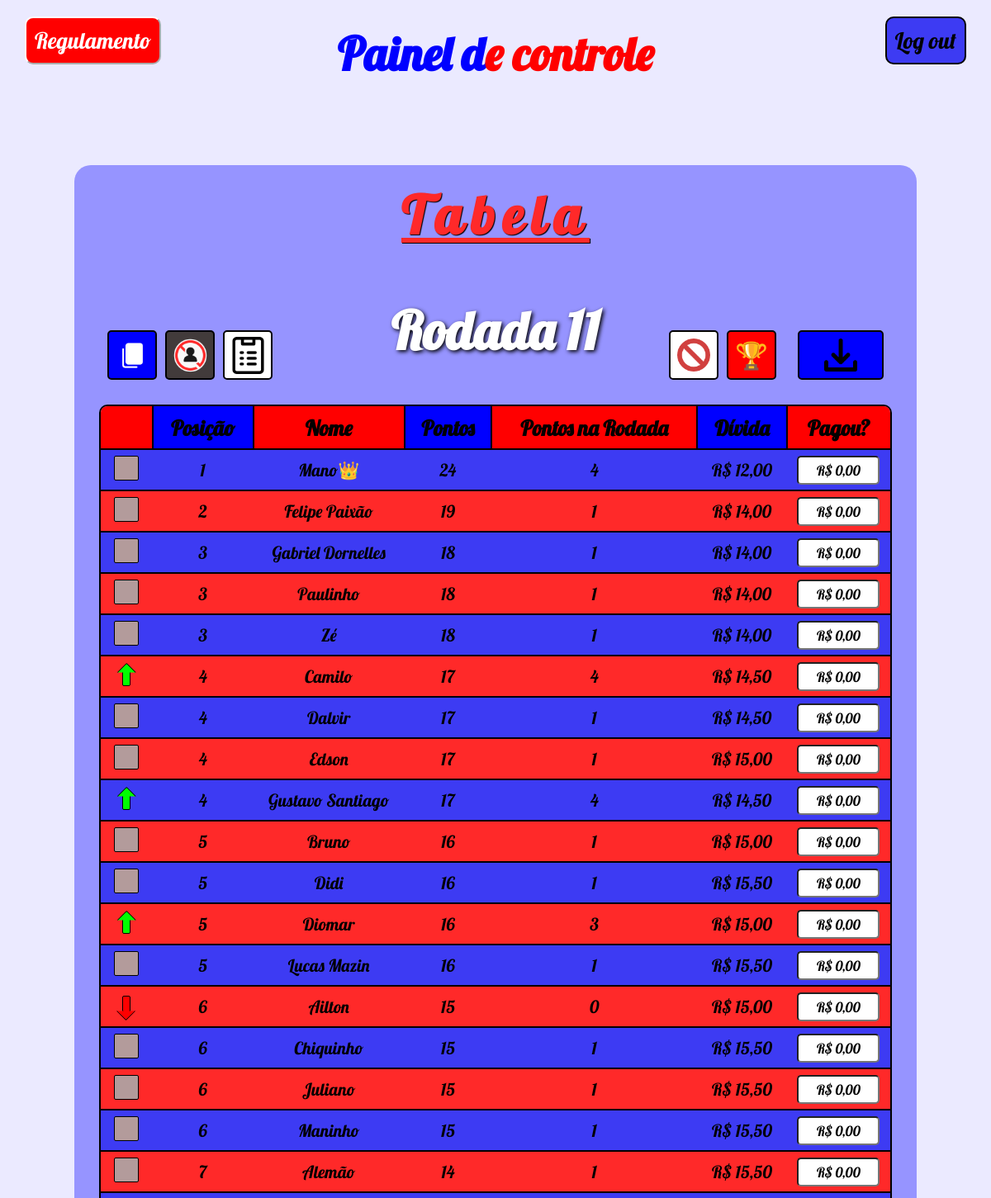
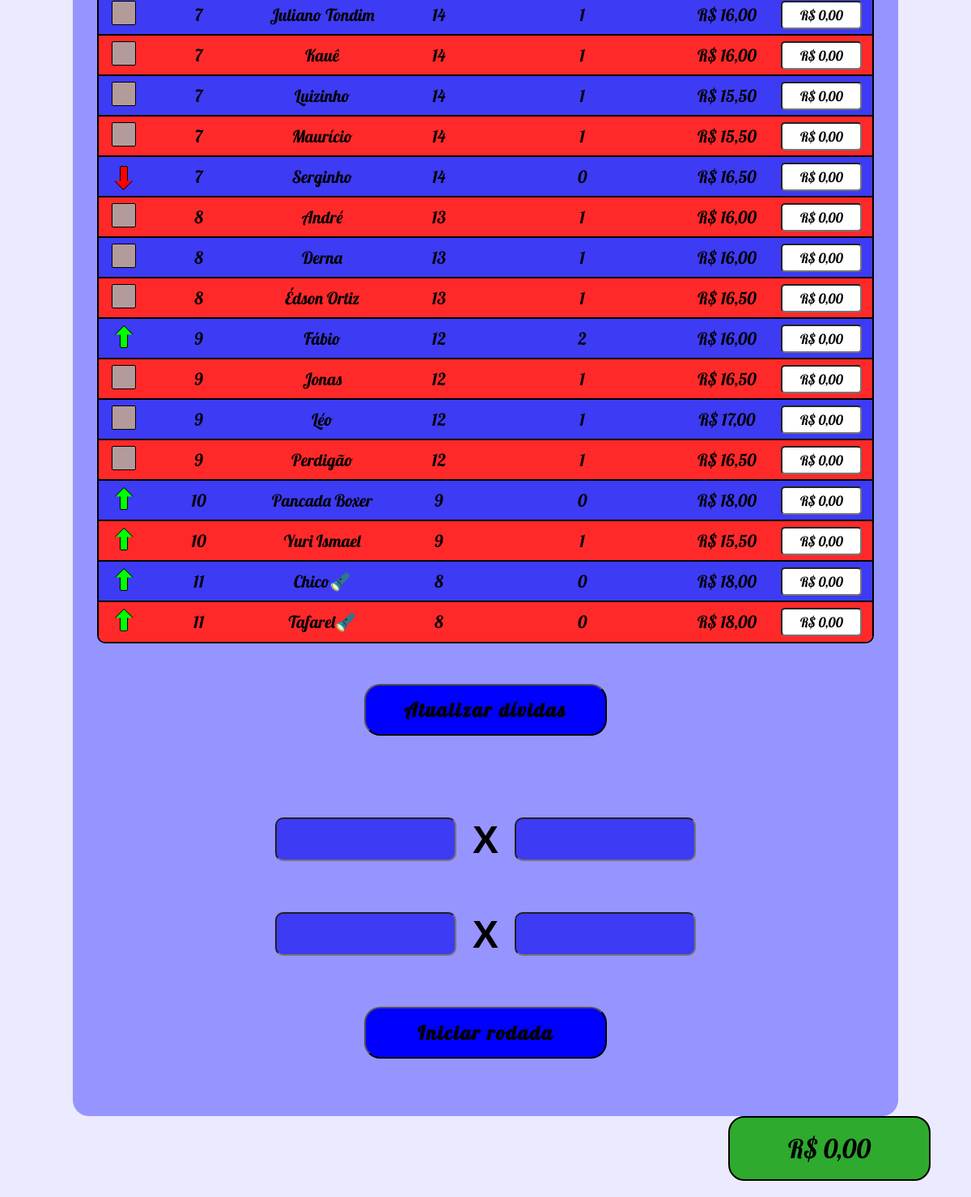
Page /src/view/adm.php (signed in) on the committed database (2 pictures, top to bottom).
### tables this page shows
CREATE TABLE `jogadores` (
  `id_jogadores` int(11) NOT NULL AUTO_INCREMENT,
  `nome` varchar(20) DEFAULT NULL,
  `senha` varchar(200) DEFAULT NULL,
  `foto_perfil` blob DEFAULT NULL,
  `pontos` int(11) DEFAULT 0,
  `colocacao_atual` int(11) DEFAULT 1,
  `pontos_na_rodada` int(11) DEFAULT NULL,
  `reposicionamento` char(1) DEFAULT NULL,
  `adm` tinyint(4) DEFAULT 0,
  `colocacao_anterior` int(11) DEFAULT NULL,
  `titulo_de_posicao` varchar(20) DEFAULT NULL,
  `divida` float DEFAULT 0,
  `cem_porcento` float DEFAULT NULL,
  `status` tinyint(4) DEFAULT 1,
  PRIMARY KEY (`id_jogadores`)
);

### src/model/jogador.php (called while the page is built, shortened)
<?php
class Jogador
{
    function getAllUsers()
    {
        $db = new Database();
        return $db->select(
            "SELECT * FROM jogadores ORDER BY pontos DESC, nome ASC"
        );
    }
}

### src/model/database.php (called while the page is built, shortened)
<?php
class Database {
   private $connection;
   private function connect()
   {
       $this->connection = new PDO(
           'mysql:'.
           'host='.MYSQL_SERVER.';'.
           'port='.MYSQL_PORT.';'.
           'dbname='.MYSQL_DATABASE.';'.
           'charset='.MYSQL_CHARSET,
           MYSQL_USER,
           MYSQL_PASS,
           array(PDO::ATTR_PERSISTENT => true)
       );
       $this->connection->setAttribute(PDO::ATTR_ERRMODE, PDO::ERRMODE_WARNING);
   }
   private function disconnect()
   {
       $this->connection = null;
   }
   public function select($sql, $parameters = null)
   {
        $result = null;
        try {
            if(!empty($parameters)){
                $myExecute = $this->connection->prepare($sql);
                $myExecute->execute($parameters);
                $result = $myExecute->fetchAll(PDO::FETCH_CLASS);
            } else {
                $myExecute = $this->connection->prepare($sql);
                $myExecute->execute();
                $result = $myExecute->fetchAll(PDO::FETCH_CLASS);
            }
        } catch (Exception $error) {
            var_dump($error);
            return false;
        }
        return $result;
   }
}

### src/model/pagamento.php (called while the page is built, shortened)
<?php
require "jogador.php";
class Pagamento{
    public function calculaValorTotal(){
        $db = new Database();
        return $db->select(
            "SELECT SUM(valor) FROM pagamentos"
        );
    }
}

### src/view/adm.php (the view, shortened to what this page needs)
<?php
require "../model/pagamento.php";
$pagamento = new Pagamento();
$jogador = new Jogador();
$db = new Database();
$list = $jogador->getAllUsers();
$listPalpites = $jogador->getAllPlayers();
$numeroRodada = $db->select("SELECT MAX(id_rodada) FROM jogos_da_rodada");
$times = [];
$palpitesC = [];
$palpitesF = [];
?>
<!DOCTYPE html>
<html lang="pt-br">
<head>
    <link rel="stylesheet" href="../../assets/css/style.css">
</head>
<body class="page">
    <button class="btn_inter_gremio" onclick="abrirRegulamento()">Regulamento</button>
    <a href="../controller/session_destroy.php" id="logout">Log out</a>
    <h1> <span style="color: blue;">Painel d</span><span style="color: red;">e controle</span></h1>
    <form action="../controller/dividaController.php" method="post" id="tabela_form" class="forms">
        <h1 class="titulo_forms">Tabela</h1>
        <table id="tabela" class="tabela">
            <?php if (isset($numeroRodada[0]->{"MAX(id_rodada)"})) { ?>
                <h2 class="subtitulo_rodada">Rodada <?= $numeroRodada[0]->{"MAX(id_rodada)"} ?></h2>
                <button type="button" class="btn_premios btn_actions" onclick="mostrarPremios()" title="Mostrar premiações">🏆</button>
                <button type="button" class="btn_banir btn_actions" id="btn_habilitar_banimentos" onclick="mostrarOpcaoBanir()" title="Remover Jogador"><img src="../../assets/img/icones/block.png" height="40px" alt=""></button>
                <a href="../../mysql/backup_db_<?= $numeroRodada[0]->{"MAX(id_rodada)"} ?>.sql" class="btn_actions btn btn_backup" title="Baixar banco de dados"><img src="../../assets/img/icones/download.png" height="40px" alt=""></a>
                <button type="button" onclick="abrirListaDosQueNaoPostaram()" class="btn_actions btn_nao_postaram"><img src="../../assets/img/icones/lista-nao-postaram.png" width="45px" title="Jogadores que não postaram"></button>
                <button type="button" onclick="copiarTexto()" class="btn_actions btn_copiar"><img src="../../assets/img/icones/copiar.png" width="45px" title="Copiar tabela para texto"></button>
                <button type="button" onclick="abrirListaNegra()" class="btn_actions btn_lista_negra"><img src="../../assets/img/icones/lista-negra.png" width="45px" title="Mostrar jogadores removidos"></button>
            <?php } ?>
            <thead>
                <tr id="cabeca_tabela">
                    <th class="titulo_tabela"></th>
                    <th class="titulo_tabela">Posição</th>
                    <th class="titulo_tabela">Nome</th>
                    <th class="titulo_tabela">Pontos</th>
                    <th class="titulo_tabela" id="th_pontos_na_rodada">Pontos na Rodada</th>
                    <th class="titulo_tabela" id="th_divida">Dívida</th>
                    <th class="titulo_tabela">Pagou?</th>
                </tr>
            </thead>
            <tbody id="corpo_tabela">
                <?php foreach ($list as $u) {
                    if ($u->status == 1) { ?>
                        <tr class="linha_tabela">
                            <td class="item_tabela">
                                <div class="<?= $u->reposicionamento ?>"></div>
                            </td>
                            <td class="item_tabela"><?= $u->colocacao_atual ?></td>
                            <td class="item_tabela"><?= $u->nome ?><?= $u->titulo_de_posicao == "Líder" ? "👑" : "", $u->titulo_de_posicao == "Lanterna" ? "🔦" : "" ?><?= $u->cem_porcento == "1" ? "💯" : "" ?></td>
                            <td class="item_tabela"><?= $u->pontos ?></td>
                            <td class="item_tabela"><?= $u->pontos_na_rodada ?></td>
                            <td class="item_tabela">R$ <?= number_format($u->divida, 2, ",") ?></td>
                            <td class="item_tabela">
                                <input type="text" name="pagou[]" class="campo_valor_pago" value="R$ 0,00" <?= $u->divida == 0 ? "disabled" : "" ?> oninput="formatarMoeda(this)">
                            </td>
                        </tr>
                <?php }
                } ?>
            </tbody>
        </table>
        <input type="submit" value="Atualizar dívidas" class="btn">
    </form>
    <?php if (count($times) > 0) { ?>
        <form action="../controller/palpitarController.php" method="post" id="palpites_form" class="forms">
            <h1 class="titulo_forms">Palpites</h1>
            <table class="tabela" id="tabela_palpites">
                <thead class="cabecalho_tabela">
                    <th class="titulo_tabela">Nome</th>
                    <th class="titulo_tabela">Jogo 1</th>
                    <?php if (count($times) > 2) { ?>
                        <th class="titulo_tabela">Jogo 2</th>
                    <?php } ?>
                </thead>
                <tbody class="corpo_tabela">
                    <?php foreach ($listPalpites as $u) {
                        if ($u->status == 1) { ?>
                            <tr class="linha_tabela">
                                <td class="item_tabela"><?= $u->nome ?></td>
                                <td class="item_tabela">
                                    <input type="number" id="placarC<?= $u->id_jogadores ?>" class="campo_palpite" name="placarC<?= $u->id_jogadores ?>" placeholder="<?= count($times) > 0 ? $times[0] : "" ?>" <?= isset($palpitesC[$u->id_jogadores][0]) ? "disabled value='{$palpitesC[$u->id_jogadores][0]}'" : "" ?>>
                                    <span class="x">x</span>
                                    <input type="number" id="placarF<?= $u->id_jogadores ?>" class="campo_palpite" name="placarF<?= $u->id_jogadores ?>" placeholder="<?= count($times) > 1 ? $times[1] : "" ?>" <?= isset($palpitesC[$u->id_jogadores][1]) ? "disabled value='{$palpitesC[$u->id_jogadores][1]}'" : "" ?>>
                                </td>
                                <?php if (count($times) > 2) { ?>
                                    <td class="item_tabela">
                                        <input type="number" id="placarC<?= $u->id_jogadores ?>" class="campo_palpite" name="placar2C<?= $u->id_jogadores ?>" placeholder="<?= count($times) > 2 ? $times[2] : "" ?>" <?= isset($palpitesF[$u->id_jogadores][0]) ? "disabled value='{$palpitesF[$u->id_jogadores][0]}'" : "" ?>>
                                        <span class="x">x</span>
                                        <input type="number" id="placarF<?= $u->id_jogadores ?>" class="campo_palpite" name="placar2F<?= $u->id_jogadores ?>" placeholder="<?= count($times) > 3 ? $times[3] : "" ?>" <?= isset($palpitesF[$u->id_jogadores][1]) ? "disabled value='{$palpitesF[$u->id_jogadores][1]}'" : "" ?>>
                                    </td>
                                <?php } ?>
                            </tr>
                    <?php }
                    } ?>
                </tbody>
            </table>
            <input type="submit" value="Palpitar" class="btn">
        </form>
        <form action="../controller/finishRodadas.php" method="post" id="resultados_form" class="forms" onsubmit="this.querySelector('input[type=submit]').disabled = true;">
            <h1 class=" titulo_forms">Resultados <br>dos jogos</h1>
            <div id="container_finalizar_rodadas">
                <div class="finalizar_rodadas_campos">
                    <input type="number" class="campo_palpite big_font" name="respostaC" id="respostaC" placeholder="<?= count($times) > 0 ? $times[0] : "" ?>" <?= count($times) > 0 ? "" : "disabled" ?>>
                    <span class="x">x</span>
                    <input type="number" class="campo_palpite big_font" name="respostaF" id="respostaF" placeholder="<?= count($times) > 1 ? $times[1] : "" ?>" <?= count($times) > 1 ? "" : "disabled" ?>>
                </div>
                <?php if (count($times) > 2) { ?>
                    <div class="finalizar_rodadas_campos">
                        <input type="number" class="campo_palpite big_font" name="respostaC2" id="respostaC2" placeholder="<?= count($times) > 2 ? $times[2] : "" ?>" <?= count($times) > 2 ? "" : "disabled" ?>>
                        <span class="x">x</span>
                        <input type="number" class="campo_palpite big_font" name="respostaF2" id="respostaF2" placeholder="<?= count($times) > 3 ? $times[3] : "" ?>" <?= count($times) > 3 ? "" : "disabled" ?>>
                    </div>
                <?php } ?>
            </div>
            <input type="submit" value="Finalizar rodada" class="btn">
        </form>
    <?php } else { ?>
        <form action="../controller/iniciar_rodada_controller.php" method="post" id="iniciar_rodada_form">
            <div class="iniciar_rodada_linha">
                <div class="iniciar_rodada_item">
                    <input type="text" class="iniciar_rodada_campo" id="timeDaCasa" name="timeDaCasa" value="<?= count($times) > 0 ? "$times[0]" : "" ?>" <?= count($times) > 1 ? "disabled" : "" ?> required>
                </div>
                <span class="x">X</span>
                <div class="iniciar_rodada_item">
                    <input type="text" class="iniciar_rodada_campo" id="timeDeFora" name="timeDeFora" value="<?= count($times) > 1 ? "$times[1]" : "" ?>" <?= count($times) > 1 ? "disabled" : "" ?> required>
                </div>
            </div>
            <div class="iniciar_rodada_linha">
                <div class="iniciar_rodada_item">
                    <input type="text" class="iniciar_rodada_campo" id="timeDaCasa2" name="timeDaCasa2" value="<?= count($times) > 0 ? isset($times[2]) ? $times[2] : "" : "" ?>" <?= count($times) > 0 ? "disabled" : "" ?>>
                </div>
                <span class="x">X</span>
                <div class="iniciar_rodada_item">
                    <input type="text" class="iniciar_rodada_campo" id="timeDeFora2" name="timeDeFora2" value="<?= count($times) > 0 ? isset($times[3]) ? $times[3] : "" : "" ?>" <?= count($times) > 0 ? "disabled" : "" ?>>
                </div>
            </div>
            <input type="submit" value="Iniciar rodada" <?= count($times) > 0 ? "disabled" : "" ?> class="btn">
        </form>
    <?php } ?>
    <div class="valor_total" id="valor_total">R$ <?= number_format($pagamento->calculaValorTotal()[0]->{"SUM(valor)"}, 2, ",") ?></div>
</body>
</html>

### rows in the picture
jogadores: colocacao_atual "1", nome "Mano", pontos "24", pontos_na_rodada "4", divida "12,00", divida "R$ 0,00"
jogadores: colocacao_atual "2", nome "Felipe Paixão", pontos "19", pontos_na_rodada "1", divida "14,00", divida "R$ 0,00"
jogadores: colocacao_atual "3", nome "Gabriel Dornelles", pontos "18", pontos_na_rodada "1", divida "14,00", divida "R$ 0,00"
jogadores: colocacao_atual "3", nome "Paulinho", pontos "18", pontos_na_rodada "1", divida "14,00", divida "R$ 0,00"
jogadores: colocacao_atual "3", nome "Zé", pontos "18", pontos_na_rodada "1", divida "14,00", divida "R$ 0,00"
jogadores: colocacao_atual "4", nome "Camilo", pontos "17", pontos_na_rodada "4", divida "14,50", divida "R$ 0,00"
jogadores: colocacao_atual "4", nome "Dalvir", pontos "17", pontos_na_rodada "1", divida "14,50", divida "R$ 0,00"
jogadores: colocacao_atual "4", nome "Edson", pontos "17", pontos_na_rodada "1", divida "15,00", divida "R$ 0,00"
jogadores: colocacao_atual "4", nome "Gustavo Santiago", pontos "17", pontos_na_rodada "4", divida "14,50", divida "R$ 0,00"
jogadores: colocacao_atual "5", nome "Bruno", pontos "16", pontos_na_rodada "1", divida "15,00", divida "R$ 0,00"
jogadores: colocacao_atual "5", nome "Didi", pontos "16", pontos_na_rodada "1", divida "15,50", divida "R$ 0,00"
jogadores: colocacao_atual "5", nome "Diomar", pontos "16", pontos_na_rodada "3", divida "15,00", divida "R$ 0,00"
jogadores: colocacao_atual "5", nome "Lucas Mazin", pontos "16", pontos_na_rodada "1", divida "15,50", divida "R$ 0,00"
jogadores: colocacao_atual "6", nome "Ailton", pontos "15", pontos_na_rodada "0", divida "15,00", divida "R$ 0,00"
jogadores: colocacao_atual "6", nome "Chiquinho", pontos "15", pontos_na_rodada "1", divida "15,50", divida "R$ 0,00"
jogadores: colocacao_atual "6", nome "Juliano", pontos "15", pontos_na_rodada "1", divida "15,50", divida "R$ 0,00"
jogadores: colocacao_atual "6", nome "Maninho", pontos "15", pontos_na_rodada "1", divida "15,50", divida "R$ 0,00"
jogadores: colocacao_atual "7", nome "Alemão", pontos "14", pontos_na_rodada "1", divida "15,50", divida "R$ 0,00"
jogadores: colocacao_atual "7", nome "Juliano Tondim", pontos "14", pontos_na_rodada "1", divida "16,00", divida "R$ 0,00"
jogadores: colocacao_atual "7", nome "Kauê", pontos "14", pontos_na_rodada "1", divida "16,00", divida "R$ 0,00"
jogadores: colocacao_atual "7", nome "Luizinho", pontos "14", pontos_na_rodada "1", divida "15,50", divida "R$ 0,00"
jogadores: colocacao_atual "7", nome "Maurício", pontos "14", pontos_na_rodada "1", divida "15,50", divida "R$ 0,00"
jogadores: colocacao_atual "7", nome "Serginho", pontos "14", pontos_na_rodada "0", divida "16,50", divida "R$ 0,00"
jogadores: colocacao_atual "8", nome "André", pontos "13", pontos_na_rodada "1", divida "16,00", divida "R$ 0,00"
jogadores: colocacao_atual "8", nome "Derna", pontos "13", pontos_na_rodada "1", divida "16,00", divida "R$ 0,00"
jogadores: colocacao_atual "8", nome "Édson Ortiz", pontos "13", pontos_na_rodada "1", divida "16,50", divida "R$ 0,00"
jogadores: colocacao_atual "9", nome "Fábio", pontos "12", pontos_na_rodada "2", divida "16,00", divida "R$ 0,00"
jogadores: colocacao_atual "9", nome "Jonas", pontos "12", pontos_na_rodada "1", divida "16,50", divida "R$ 0,00"
jogadores: colocacao_atual "9", nome "Léo", pontos "12", pontos_na_rodada "1", divida "17,00", divida "R$ 0,00"
jogadores: colocacao_atual "9", nome "Perdigão", pontos "12", pontos_na_rodada "1", divida "16,50", divida "R$ 0,00"
jogadores: colocacao_atual "10", nome "Pancada Boxer", pontos "9", pontos_na_rodada "0", divida "18,00", divida "R$ 0,00"
jogadores: colocacao_atual "10", nome "Yuri Ismael", pontos "9", pontos_na_rodada "1", divida "15,50", divida "R$ 0,00"
jogadores: colocacao_atual "11", nome "Chico", pontos "8", pontos_na_rodada "0", divida "18,00", divida "R$ 0,00"
jogadores: colocacao_atual "11", nome "Tafarel", pontos "8", pontos_na_rodada "0", divida "18,00", divida "R$ 0,00"

### other values in the picture
$numeroRodada[0]->{"MAX(id_rodada)"} "11"
$pagamento->calculaValorTotal()[0]->{"SUM(valor)"} "0,00"
